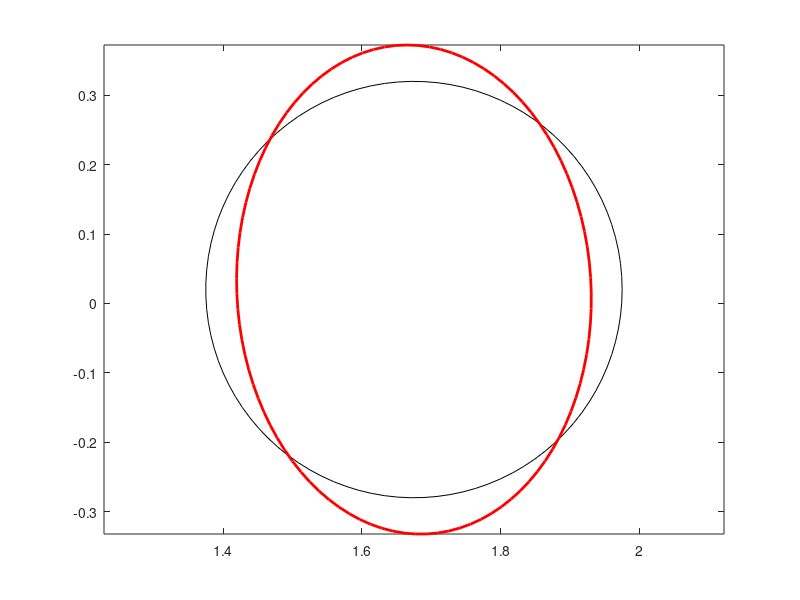

Reproduce this figure in MATLAB.
function ellipseInitialCondition(sf,ro,xo,yo)
% ro = radius of circle
% sf = shear factor
% xo = xo position of radius ro
% yo = yo position of radius ro

narginchk(0,4)


if nargin == 0
    sf = 0.325;
    ro = 0.3;
    xo = 1.675;
    yo = 0.02;
end

plotCurves(sf,ro,xo,yo)

% General quadratic curve
% ax^2 + 2bxy + cy^2 + 2dx + 2fy + g = 0;

a = 1;
b = -sf;
c = (1 + sf^2);
d = -xo;
f = sf*xo - yo;
g = xo^2 + yo^2 - ro^2;

D = det([a b d; b c f; d f g]);
J = det([a b; b c]);
I = a + c;

major_semi = sqrt( -2*ro^2/( sf*sqrt(sf^2+4) - (2 + sf^2) ) );
minor_semi = sqrt( 2*ro^2/( sf*sqrt(sf^2+4) + (2 + sf^2) ) );

approx_angle = atan2(1,1+sf);

exact_angle = 0.5*acot(0.5*sf);


disp(['D=' num2str(D)])
disp(['J=' num2str(J)])
disp(['I=' num2str(I)])
disp(['D/I=' num2str(D/I)])

disp(['Major semi-axis:' num2str(major_semi)])
disp(['Minor semi-axis:' num2str(minor_semi)])

disp(['Approx angle:' num2str(rad2deg(approx_angle))])
disp(['Exact angle:' num2str(rad2deg(exact_angle))])

end

function plotCurves(sf,ro,xo,yo)

t = linspace(0,2*pi,100);
x = ro*cos(t);
y = ro*sin(t);

X1 = x + sf*y;
Y1 = y;

angle = pi/2 - atan2(1,1+sf);

X2 = X1*cos(angle) - Y1*sin(angle) + xo;
Y2 = X1*sin(angle) + Y1*cos(angle) + yo;

x = x + xo;
y = y + yo;


plot(x,y,'k',X2,Y2,'r','LineWidth',2)
axis equal
end